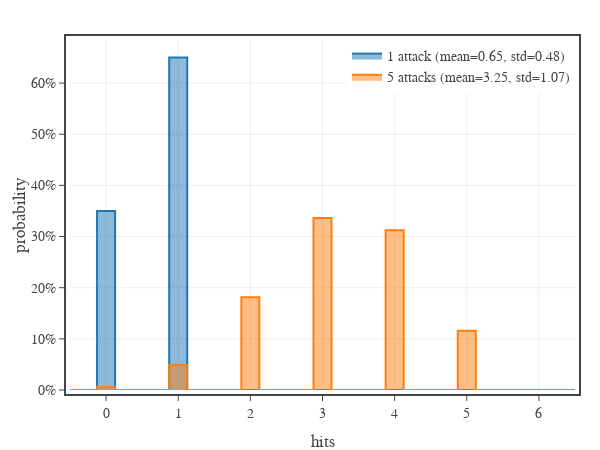

This figure's notebook cell:
### Code cell
# Hit distribution with one or five attacks
from icepool import map, d

def attack_damage(armor_class, attack_roll, attack_modifier):
    if attack_roll == 20:
        return 1.0
    elif attack_roll == 1:
        return 0
    elif attack_roll + attack_modifier >= armor_class:
        return 1.0
    else:
        return 0

# create figure
x_min = -1
x_max = 7
fig = go.Figure(
    layout=go.Layout(
        template=tfb.FIG_TEMPLATE,
        margin=dict(l=70, r=25, b=60, t=40, pad=4),
        xaxis=dict(
            title_text='hits',
            range=[x_min+0.5,x_max-0.5],
            tick0=0, dtick=1,
            minor=dict(tick0=0, dtick=1.0),
        ),
        yaxis=dict(
            title_text='probability',
            tickformat='.0%'
        ),
        legend=dict(
            xanchor='right', yanchor='top',
            x=1.00, y=1.00,
            orientation='v',
            tracegroupgap=0,
        )
    )
)


for n in [1,5]:
    n_attacks = n
    atk_mod = 2
    atk_bns = 4
    arm_cls = 12

    name = f'{n} attack' if n == 1 else f'{n} attacks'
    ad = n_attacks @ map(attack_damage, arm_cls, d(20), atk_bns)
    values = np.linspace(x_min, x_max, (x_max - x_min)*4 + 1)
    probabilities = np.array([ad.probability(v) for v in values])
    fig.add_trace(go.Scatter(
        x=np.array(values), 
        y=np.array(probabilities),
        name=f'{name} (mean={ad.mean():.2f}, std={ad.sd():.2f})',
        line_shape='hvh',
        fill='tozeroy',
        hovertemplate=
            f'<b>{name}</b><br>'+
            'hits %{x:.0f}<br>'+
            'probability %{y:.1%}<extra></extra>',
    ))


# show figure
fig.update_layout(width=600, height=450, barmode='group')
fig.show(config=tfb.FIG_CONFIG)

# save figures
if SAVEFIGS:
    fig.update_layout(autosize=True, width=None, height=None)
    tfb.save_fig_html(fig, format='large', name=f'./fig-simple-hits-large')
    tfb.save_fig_html(fig, format='small', name=f'./fig-simple-hits-small')

### Figure 1 — Plotly figure (JSON) as saved in the notebook; plotly's stock layout.template omitted (floating-point values rounded to 4 significant figures)
{"data": [{"fill": "tozeroy", "hovertemplate": "<b>1 attack</b><br>hits %{x:.0f}<br>probability %{y:.1%}<extra></extra>", "line": {"shape": "hvh"}, "name": "1 attack (mean=0.65, std=0.48)", "type": "scatter", "x": [-1, -0.75, -0.5, -0.25, 0, 0.25, 0.5, 0.75, 1, 1.25, 1.5, 1.75, 2, 2.25, 2.5, 2.75, 3, 3.25, 3.5, 3.75, 4, 4.25, 4.5, 4.75, 5, 5.25, 5.5, 5.75, 6, 6.25, 6.5, 6.75, 7], "y": [0, 0, 0, 0, 0.35, 0, 0, 0, 0.65, 0, 0, 0, 0, 0, 0, 0, 0, 0, 0, 0, 0, 0, 0, 0, 0, 0, 0, 0, 0, 0, 0, 0, 0]}, {"fill": "tozeroy", "hovertemplate": "<b>5 attacks</b><br>hits %{x:.0f}<br>probability %{y:.1%}<extra></extra>", "line": {"shape": "hvh"}, "name": "5 attacks (mean=3.25, std=1.07)", "type": "scatter", "x": [-1, -0.75, -0.5, -0.25, 0, 0.25, 0.5, 0.75, 1, 1.25, 1.5, 1.75, 2, 2.25, 2.5, 2.75, 3, 3.25, 3.5, 3.75, 4, 4.25, 4.5, 4.75, 5, 5.25, 5.5, 5.75, 6, 6.25, 6.5, 6.75, 7], "y": [0, 0, 0, 0, 0.005252, 0, 0, 0, 0.04877, 0, 0, 0, 0.1811, 0, 0, 0, 0.3364, 0, 0, 0, 0.3124, 0, 0, 0, 0.116, 0, 0, 0, 0, 0, 0, 0, 0]}], "layout": {"barmode": "group", "height": 450, "legend": {"orientation": "v", "tracegroupgap": 0, "x": 1, "xanchor": "right", "y": 1, "yanchor": "top"}, "margin": {"b": 60, "l": 70, "pad": 4, "r": 25, "t": 40}, "width": 600, "xaxis": {"dtick": 1, "minor": {"dtick": 1, "tick0": 0}, "range": [-0.5, 6.5], "tick0": 0, "title": {"text": "hits"}}, "yaxis": {"tickformat": ".0%", "title": {"text": "probability"}}}}
